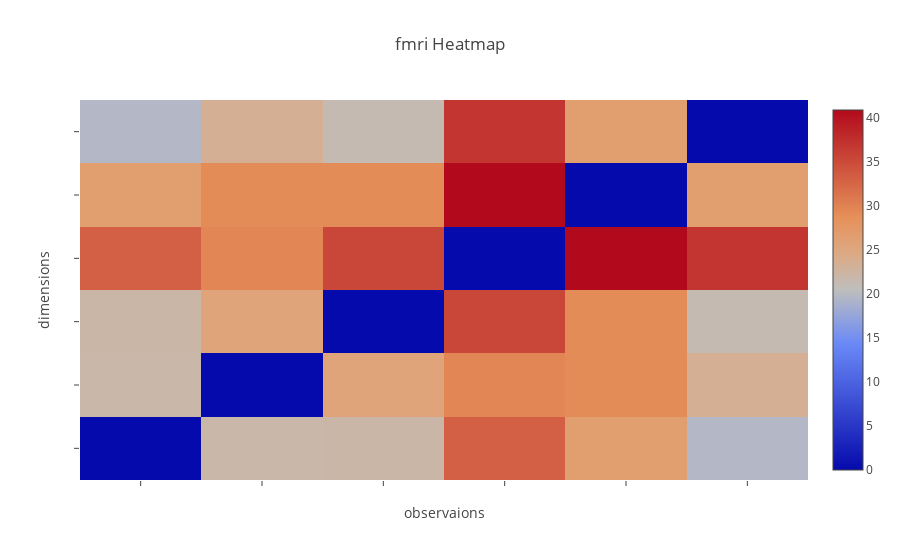

This figure's notebook cell:
### Code cell
lpl.Heatmap(DM).plot()

### Figure 1 — Plotly figure (JSON) as saved in the notebook; plotly's stock layout.template omitted (floating-point values rounded to 4 significant figures)
{"data": [{"type": "heatmap", "z": [[0, 21.94, 22.13, 33.04, 26.52, 19.6], [21.94, 0, 25.56, 29.57, 29.08, 23.4], [22.13, 25.56, 0, 35.35, 29.05, 21.33], [33.04, 29.57, 35.35, 0, 40.86, 36.99], [26.52, 29.08, 29.05, 40.86, 0, 26.54], [19.6, 23.4, 21.33, 36.99, 26.54, 0]]}], "layout": {"title": "fmri Heatmap", "xaxis": {"showticklabels": false, "ticktext": ["sub-NDAREL063PMX-task-restbolddesikanres-2x2x2measure-correlation", "sub-NDARAV945MCQ-task-restbolddesikanres-2x2x2measure-correlation", "sub-NDARAR025WX4-task-restbolddesikanres-2x2x2measure-correlation", "sub-NDARHP176DPE-task-restbolddesikanres-2x2x2measure-correlation", "sub-NDARAT299YRR-task-restbolddesikanres-2x2x2measure-correlation", "sub-NDARAA536PTU-task-restbolddesikanres-2x2x2measure-correlation"], "tickvals": [0, 1, 2, 3, 4, 5], "title": "observaions"}, "yaxis": {"showticklabels": false, "ticktext": [0, 1, 2, 3, 4, 5], "tickvals": [0, 1, 2, 3, 4, 5], "title": "dimensions"}}}
